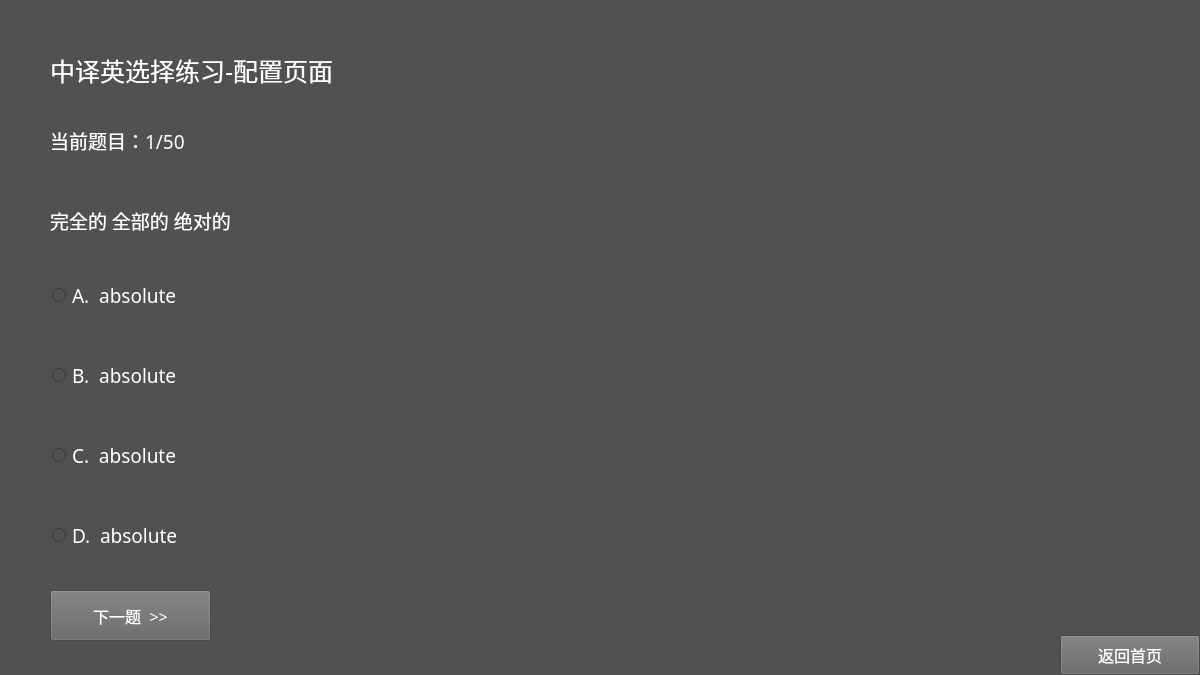
<?xml version="1.0" encoding="UTF-8"?>
<ui version="4.0">
 <class>Choose</class>
 <widget class="QFrame" name="Choose">
  <property name="geometry">
   <rect>
    <x>0</x>
    <y>0</y>
    <width>1200</width>
    <height>675</height>
   </rect>
  </property>
  <property name="windowTitle">
   <string>Frame</string>
  </property>
  <property name="styleSheet">
   <string notr="true">background-color: rgb(81, 81, 81);</string>
  </property>
  <widget class="QPushButton" name="pushButtonNext">
   <property name="geometry">
    <rect>
     <x>50</x>
     <y>590</y>
     <width>161</width>
     <height>51</height>
    </rect>
   </property>
   <property name="font">
    <font>
     <family>等线</family>
     <pointsize>12</pointsize>
    </font>
   </property>
   <property name="styleSheet">
    <string notr="true">background-color: rgb(100, 100, 100);
color: rgb(255, 255, 255);</string>
   </property>
   <property name="text">
    <string>下一题  &gt;&gt;</string>
   </property>
  </widget>
  <widget class="QLabel" name="labelQuestion">
   <property name="geometry">
    <rect>
     <x>50</x>
     <y>200</y>
     <width>521</width>
     <height>41</height>
    </rect>
   </property>
   <property name="font">
    <font>
     <family>等线</family>
     <pointsize>14</pointsize>
    </font>
   </property>
   <property name="styleSheet">
    <string notr="true">color: rgb(255, 255, 255);</string>
   </property>
   <property name="text">
    <string>完全的 全部的 绝对的</string>
   </property>
  </widget>
  <widget class="QPushButton" name="pushButtonExit">
   <property name="geometry">
    <rect>
     <x>1060</x>
     <y>635</y>
     <width>140</width>
     <height>40</height>
    </rect>
   </property>
   <property name="font">
    <font>
     <family>等线</family>
     <pointsize>12</pointsize>
    </font>
   </property>
   <property name="styleSheet">
    <string notr="true">background-color: rgb(100, 100, 100);
color: rgb(255, 255, 255);</string>
   </property>
   <property name="text">
    <string>返回首页</string>
   </property>
  </widget>
  <widget class="QLabel" name="labelTitle">
   <property name="geometry">
    <rect>
     <x>50</x>
     <y>40</y>
     <width>471</width>
     <height>61</height>
    </rect>
   </property>
   <property name="font">
    <font>
     <family>等线</family>
     <pointsize>19</pointsize>
    </font>
   </property>
   <property name="styleSheet">
    <string notr="true">color: rgb(255, 255, 255);</string>
   </property>
   <property name="text">
    <string>中译英选择练习-配置页面</string>
   </property>
  </widget>
  <widget class="QLabel" name="labelLocation">
   <property name="geometry">
    <rect>
     <x>50</x>
     <y>120</y>
     <width>191</width>
     <height>41</height>
    </rect>
   </property>
   <property name="font">
    <font>
     <family>等线</family>
     <pointsize>14</pointsize>
    </font>
   </property>
   <property name="styleSheet">
    <string notr="true">color: rgb(255, 255, 255);</string>
   </property>
   <property name="text">
    <string>当前题目：1/50</string>
   </property>
  </widget>
  <widget class="QRadioButton" name="radioButtonA">
   <property name="geometry">
    <rect>
     <x>52</x>
     <y>280</y>
     <width>301</width>
     <height>31</height>
    </rect>
   </property>
   <property name="font">
    <font>
     <family>等线</family>
     <pointsize>14</pointsize>
    </font>
   </property>
   <property name="styleSheet">
    <string notr="true">color: rgb(255, 255, 255);</string>
   </property>
   <property name="text">
    <string>A.  absolute</string>
   </property>
  </widget>
  <widget class="QRadioButton" name="radioButtonB">
   <property name="geometry">
    <rect>
     <x>52</x>
     <y>360</y>
     <width>301</width>
     <height>31</height>
    </rect>
   </property>
   <property name="font">
    <font>
     <family>等线</family>
     <pointsize>14</pointsize>
    </font>
   </property>
   <property name="styleSheet">
    <string notr="true">color: rgb(255, 255, 255);</string>
   </property>
   <property name="text">
    <string>B.  absolute</string>
   </property>
  </widget>
  <widget class="QRadioButton" name="radioButtonC">
   <property name="geometry">
    <rect>
     <x>52</x>
     <y>440</y>
     <width>301</width>
     <height>31</height>
    </rect>
   </property>
   <property name="font">
    <font>
     <family>等线</family>
     <pointsize>14</pointsize>
    </font>
   </property>
   <property name="styleSheet">
    <string notr="true">color: rgb(255, 255, 255);</string>
   </property>
   <property name="text">
    <string>C.  absolute</string>
   </property>
  </widget>
  <widget class="QRadioButton" name="radioButtonD">
   <property name="geometry">
    <rect>
     <x>52</x>
     <y>520</y>
     <width>301</width>
     <height>31</height>
    </rect>
   </property>
   <property name="font">
    <font>
     <family>等线</family>
     <pointsize>14</pointsize>
    </font>
   </property>
   <property name="styleSheet">
    <string notr="true">color: rgb(255, 255, 255);</string>
   </property>
   <property name="text">
    <string>D.  absolute</string>
   </property>
  </widget>
 </widget>
 <resources/>
 <connections/>
</ui>
